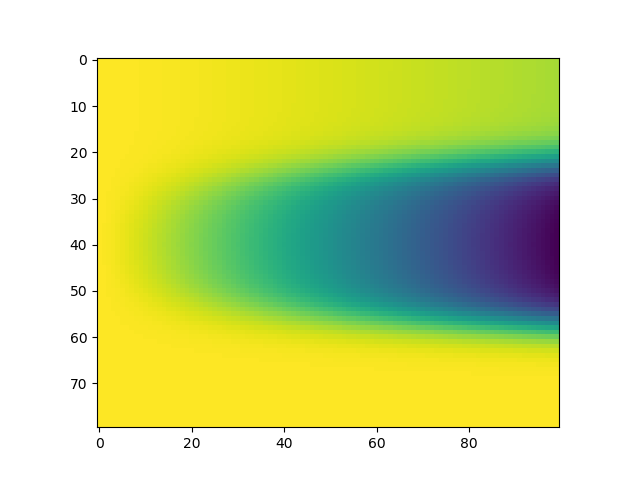

Reproduce this figure in Python.

import matplotlib.pyplot as plt
import numpy as np
from scipy.linalg import solve
from mpl_toolkits.mplot3d import Axes3D
fig = plt.figure()

from matplotlib.pyplot import imshow


#eq : e_0 e_r ( d2 E / dx dt - u E d2E / d2x ) + e u (N_d - N_A)( 1 - e^( - s I_em t ) dE/dx + e u (N_d - N_a) t * e^(-s I_em t) dIem / dx E = 0

#CI
#E(x, t) = E_ext lim x -> +infty 
#E(x, 0) = E_ext

Temps = 100e-9

n_X = 80
n_T = 100
l2 = 80e-6/2
dx = 1e-6
dt = Temps/n_T
eps_0 = 8.85e-12
eps_r = 55
nu = 6e-7
s = 3e-2
e = 1.602e-19
N_d = 3.2e21
N_a = 9e20
a_0 = 1e-5
Ext = 2500/(4e-3)


E_final = Ext*np.ones([n_X, n_T])

P = np.zeros([n_X,n_X])

E = np.zeros([n_X,1])
Eprime = np.zeros([n_X,1])

BB = np.zeros([n_X,1])

coef_N = e*nu* (N_d - N_a)
coef_Ns = coef_N*s

inv_dx = 1/dx
inv_dt = 1/dt

eps_tot = eps_0*eps_r
eps_tot_nu = -eps_tot*nu

def Intensity(x):
	inv = -1/(a_0*a_0)
	b = (x - l2)
	return 1e10*np.exp(inv*b*b)

def f(i,j):
	I = Intensity(dx*i) 
	return 1 - np.exp(- s * I * j * dt)

def g(i,j):
	x_i = dx*i
	t_j = dt*j
	#f(x) = e^ax df/dx = a e^ax
	I = Intensity(x_i)
	I_1 = Intensity(x_i - dx)
	return t_j * np.exp( - s * I * t_j) * (I - I_1) / dx
	

def A(i,j):
	return eps_tot_nu*E_final[i][j]

def C(i,j):
	return coef_N * f(i,j)

def D(i,j):
	return coef_Ns * g(i,j)
	
	
def a(i,j):
	return inv_dx*(A(i,j)*inv_dx - eps_tot*inv_dt - C(i,j))

def b(i,j):
	return inv_dx*(- 2*A(i,j)*inv_dx + eps_tot*inv_dt + C(i,j)) + D(i,j)

def c(i,j):
	return A(i,j)*inv_dx*inv_dx

def d(i,j):
	return eps_tot * inv_dx * inv_dt * (- E_final[i][j-1] + E_final[i-1][j-1])

def update_P(P):
	for k in range(n_X-1):
		P[k][k] = b(k,j)
		P[k+1][k] = a(k,j)
		P[k][k+1] = c(k,j)
	P[n_X-1][n_X-1] = b(n_X-1,j)

def update_B(BB):
	#k for X
	for k in range(1,n_X-1):
		BB[k][0] = - d(k,j)
	BB[0][0] = -(a(0,j) * Ext + d(0,j))
	BB[n_X-1][0] = -(c(n_X-1,j) * Ext + d(n_X-1,j)) 

def update_Efinal(H,j):
	E_final[:,j] = H[:,0]


def verify_E(E):
	for i in range(n_X):
		if E[i] < 0:
			E[i] = 0 

error = 1e-8

#Init
j = 0


update_P(P)
update_B(BB)


for j in range(1,n_T):
	#Init 0
	Eprime = np.zeros([n_X,1]) 
	E = solve(P,BB)
	verify_E(E)
	update_Efinal(E,j)
	update_P(P)
	update_B(BB)	
	while np.linalg.norm(Eprime - E) > error:
		Eprime = E
		E = solve(P,BB)
		verify_E(E)
		update_Efinal(E,j)
		update_P(P)
		update_B(BB)	
	update_Efinal(E,j)

imshow(E_final)
plt.show()

	
